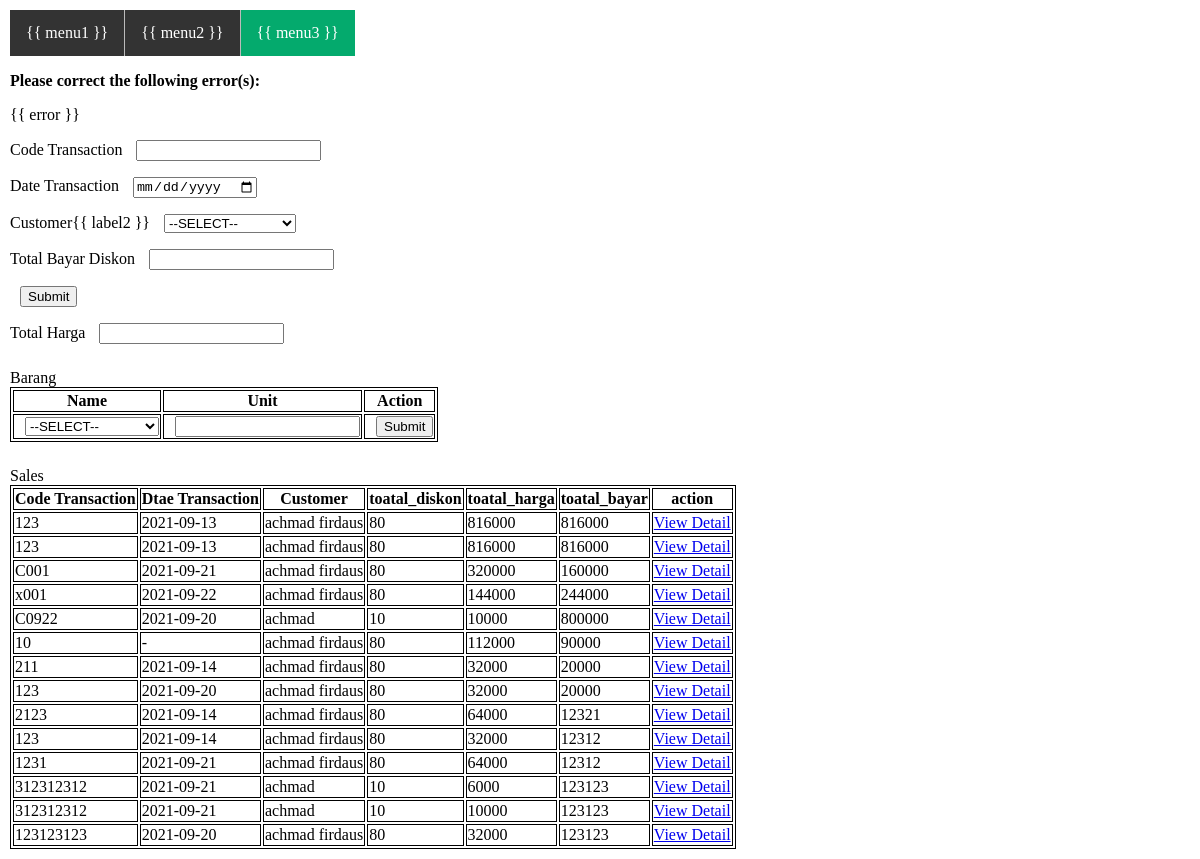
Page /index.php/transaction on the committed database.
### tables this page shows
CREATE TABLE `sales` (
  `id_transaction` int(11) NOT NULL AUTO_INCREMENT,
  `code` varchar(128) NOT NULL,
  `date` varchar(128) NOT NULL,
  `customer` varchar(128) NOT NULL,
  `toatal_diskon` decimal(10,0) NOT NULL,
  `total_harga` decimal(10,0) NOT NULL,
  `total_bayar` decimal(10,0) DEFAULT NULL,
  PRIMARY KEY (`id_transaction`),
  UNIQUE KEY `id_transaction_unique` (`id_transaction`)
);

### application/controllers/Transaction.php (called while the page is built, shortened)
<?php
class Transaction extends CI_Controller {
    private $tableTransaction = 'sales';
    private $tableCustomer = 'customers';
    private $tableItem = 'items';
    public $className;
	public function __construct ()
    {
        $this->className = get_class();
    }
	public function index()
	{
        $data = array (
            'pageJS'    => base_url().'assets/js/script/'.$this->className.'.js',
            'pageCss'   => base_url().'assets/css/'.$this->className.'.css',
            'getDataTransaction'    => $this->db->get($this->tableTransaction)->result_array(),
            'getDataCustomer'       => $this->db->get($this->tableCustomer)->result_array(),
            'getDataItem'           => $this->db->get($this->tableItem)->result_array(),
            'getDataStagging'       => $this->db->select('a.total_harga, b.id_item, b.name_item, a.qty, c.id_customer, c.diskon')
                                    ->join('items b', 'a.id_item = b.id_item')
                                    ->join('customers c', 'a.id_customer = c.id_customer')
                                    ->get('sales_stagging a')->result_array(),
        );
		$this->load->view($this->className.'_View', $data);
	}
}

### index.php (called while the page is built, shortened)
<?php
require_once BASEPATH.'core/CodeIgniter.php';

### application/views/Transaction_View.php (the view, shortened to what this page needs)
<html>
<head>
	<link rel="stylesheet" href="<?= $pageCss ?>">
</head>
<body>
	<ul id="navbar-menu-name">
		<li><a class="" href="<?= base_url().'Item'; ?>">{{ menu1 }}</a></li>
		<li><a class="" href="<?= base_url().'Customer'; ?>">{{ menu2 }}</a></li>
		<li><a class="active" href="<?= base_url().'Transaction'; ?>">{{ menu3 }}</a></li>
	</ul>
	<form id="formStaging" method="post" enctype="multipart/form-data">
		<p v-if="errors.length">
			<b>Please correct the following error(s):</b>
			<ul>
				<li v-for="error in errors">{{ error }}</li>
			</ul>
		</p>
		<p>
			<label for="codeTransaksi">Code Transaction<label>
					<input type="text" name="codeTransaksi" id="codeTransaksi" v-model="codeTransaksi">
		</p>
		<p>
			<label for="conatct">Date Transaction<label>
					<input type="date" name="conatct" id="conatct" v-model="conatct">
		</p>
		<p>
			<label for="cutomer">Customer{{ label2 }}<label>
					<select name="cutomer" id="cutomer" @change="onChange($event)" v-model="cutomer">
						<option value="" selected>--SELECT--</option>
					</select>
		</p>
		<p>
			<label for="totbay">Total Bayar Diskon<label>
					<input type="number" name="totbay" id="totbay" v-model="totbay" min='0'>
		</p>
		<p>
			<input id="buttoninput" type="button" value="Submit">
		</p>
	</form>
		<p>
			<label for="tothar">Total Harga<label>
					<input type="number" name="tothar" id="tothar" v-model="tothar" min='0'>
		</p>
	<div style="margin-top: 25px;">
		<label for="">Barang</label>
	</div>
	<table id="tableItem" >
		<tr>
			<th>Name</th>
			<th>Unit</th>
			<th>Action</th>
		</tr>
		<tr>
			<td>
				<select name="name_item" id="name_item" v-model="id_item" >
					<option value="" selected>--SELECT--</option>
				</select>
			</td>
			<td><input type="number" name="qty" id="qty" v-model="qty" v-on:input="PostsItemStagging($event)" min='0'></td>
			<td>
				<input type="submit" value="Submit" id="contentsforstagging" class="contentsforstagging" v-on:click="PostStagging($event)">
            </td>
		</tr>
	</table>
	<div style="margin-top: 25px;">
		<label for="">Sales</label>
	</div>
	<table id="tableItem3" >
		<tr>
			<th>Code Transaction</th>
			<th>Dtae Transaction</th>
			<th>Customer</th>
			<th>toatal_diskon</th>
			<th>toatal_harga</th>
			<th>toatal_bayar</th>
			<th>action</th>
		</tr>
        <?php foreach ($getDataTransaction as $getDataItem):?>
		<tr>
			<td><?= (empty($getDataItem['code']))? '-': $getDataItem['code'] ?></td>
			<td><?= (empty($getDataItem['date']))? '-': $getDataItem['date'] ?></td>
			<td><?= (empty($getDataItem['customer']))? '-': $getDataItem['customer'] ?></td>
			<td><?= (empty($getDataItem['toatal_diskon']))? '-': $getDataItem['toatal_diskon'] ?></td>
			<td><?= (empty($getDataItem['total_harga']))? '-': $getDataItem['total_harga'] ?></td>
			<td><?= (empty($getDataItem['total_bayar']))? '-': $getDataItem['total_bayar'] ?></td>
			<td>
                <a class="button" href="<?= base_url().'Transaction/index_detail/'.$getDataItem['id_transaction'] ?>" >View Detail</a>
            </td>
		</tr>
        <?php endforeach; ?>
	</table>
</body>
</html>

### assets/css/Transaction.css (style rules this page uses)
html, body { margin: 5px; padding: 0; }
ul { list-style-type: none; margin: 0; padding: 0; overflow: hidden; }
ul a { background-color: #333; }
li { float: left; border-right: 1px solid #bbb; }
li:last-child { border-right: none; }
li a { display: block; color: white; text-align: center; padding: 14px 16px; text-decoration: none; }
.active { background-color: #04AA6D; }
input, select { margin-left: 10px; }
table, th, td { border: 1px solid black; }

### rows in the picture
sales: code "123", date "2021-09-13", customer "achmad firdaus", toatal_diskon "80", total_harga "816000", total_bayar "816000"
sales: code "123", date "2021-09-13", customer "achmad firdaus", toatal_diskon "80", total_harga "816000", total_bayar "816000"
sales: code "C001", date "2021-09-21", customer "achmad firdaus", toatal_diskon "80", total_harga "320000", total_bayar "160000"
sales: code "x001", date "2021-09-22", customer "achmad firdaus", toatal_diskon "80", total_harga "144000", total_bayar "244000"
sales: code "C0922", date "2021-09-20", customer "achmad", toatal_diskon "10", total_harga "10000", total_bayar "800000"
sales: code "10", customer "achmad firdaus", toatal_diskon "80", total_harga "112000", total_bayar "90000"
sales: code "211", date "2021-09-14", customer "achmad firdaus", toatal_diskon "80", total_harga "32000", total_bayar "20000"
sales: code "123", date "2021-09-20", customer "achmad firdaus", toatal_diskon "80", total_harga "32000", total_bayar "20000"
sales: code "2123", date "2021-09-14", customer "achmad firdaus", toatal_diskon "80", total_harga "64000", total_bayar "12321"
sales: code "123", date "2021-09-14", customer "achmad firdaus", toatal_diskon "80", total_harga "32000", total_bayar "12312"
sales: code "1231", date "2021-09-21", customer "achmad firdaus", toatal_diskon "80", total_harga "64000", total_bayar "12312"
sales: code "312312312", date "2021-09-21", customer "achmad", toatal_diskon "10", total_harga "6000", total_bayar "123123"
sales: code "312312312", date "2021-09-21", customer "achmad", toatal_diskon "10", total_harga "10000", total_bayar "123123"
sales: code "123123123", date "2021-09-20", customer "achmad firdaus", toatal_diskon "80", total_harga "32000", total_bayar "123123"
